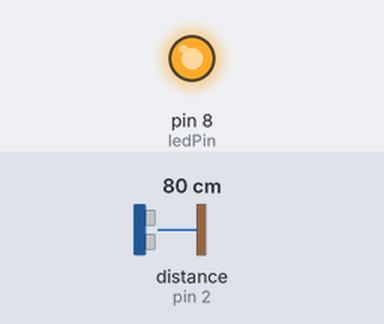
The sketch below on a simulated Arduino Uno, built with avr-gcc and run on an emulated ATmega328P. Parts: output pins drawn as LEDs (lit = HIGH). Wiring (inferred from the names in the program): ultrasonic range finder: trigger pin 7; echo pin 2. Dashed ring = blinking. The test bench sets the inputs (shaded band); at power-on: distance to the obstacle (sensor on pin 2) 80 cm. The echo pulse lasts 58.3 µs per cm; pins used as bus, display or sensor lines are not drawn.

Above: at 1.2 s.
1.3 s: distance to the obstacle (sensor on pin 2) set to 56 cm
3.0 s: distance to the obstacle (sensor on pin 2) set to 48 cm
At 3.9 s:
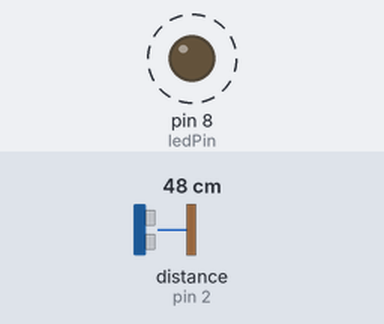
6.0 s: distance to the obstacle (sensor on pin 2) set to 60 cm
At 6.6 s:
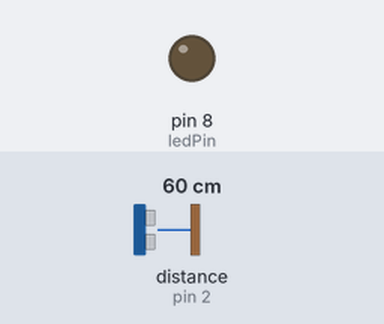
7.8 s: distance to the obstacle (sensor on pin 2) set to 47 cm
At 8.97 s:
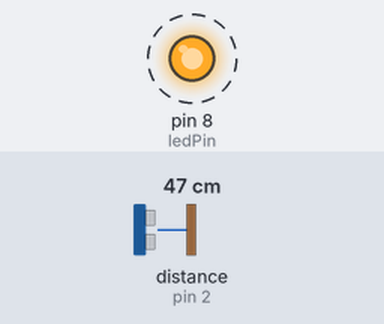
Timing chart, 0 to 11.8 s (numbered marks = the images above; inputs shaded):
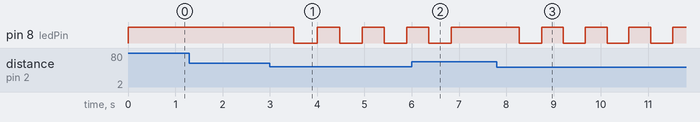

Measured:
- the behaviour switches between 51 and 50 cm on distance to the obstacle (sensor on pin 2) (found by bisection; images 0 and 1)
- after the input at 1.3 s, every drawn part: stays the same
- after the input at 3.0 s, pin 8 (ledPin): alternates HIGH for 0.47 s and LOW for 0.47 s, starting after 0.50 s
- after the input at 6.0 s, pin 8 (ledPin): goes on until 6.8 s, then stays HIGH
- after the input at 7.8 s, pin 8 (ledPin): alternates HIGH for 0.46 s and LOW for 0.46 s, starting after 0.47 s

The sketch:

main.ino
```cpp
int ledPin = 8;
int triggerPin = 7;
int echoPin = 2;

int blinkDelay = 500;
long duration;
int distance;

void setup()
{
  pinMode(ledPin,OUTPUT);
  pinMode(triggerPin, OUTPUT);
  pinMode(echoPin, INPUT);
}

void blink()
{
  digitalWrite(ledPin, HIGH);
  delay(blinkDelay);
  digitalWrite(ledPin, LOW);
  delay(blinkDelay);

  blinkDelay = distance * 10;

  if (blinkDelay > 500)
  {
    blinkDelay = 500;
  }
}

void ping()
{
  digitalWrite(triggerPin, LOW);
  delayMicroseconds(2);
  digitalWrite(triggerPin, HIGH);
  delayMicroseconds(10);
  digitalWrite(triggerPin, LOW);

  duration = pulseIn(echoPin, HIGH);
  distance = duration*0.034/2;
}

void loop()
{
  ping();
  if(distance < 50)
  {
    blink();
  }
  else
  {
    digitalWrite(ledPin, HIGH);
  }
}
```
